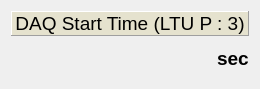
  <widget class="QWidget" name="layoutWidget" >
   <property name="geometry" >
    <rect>
     <x>545</x>
     <y>84</y>
     <width>260</width>
     <height>74</height>
    </rect>
   </property>
   <layout class="QVBoxLayout" >
    <property name="spacing" >
     <number>2</number>
    </property>
    <item>
     <widget class="QLabel" name="label_23" >
      <property name="palette" >
       <palette>
        <active>
         <colorrole role="Base" >
          <brush brushstyle="SolidPattern" >
           <color alpha="255" >
            <red>255</red>
            <green>255</green>
            <blue>127</blue>
           </color>
          </brush>
         </colorrole>
         <colorrole role="Window" >
          <brush brushstyle="SolidPattern" >
           <color alpha="255" >
            <red>229</red>
            <green>226</green>
            <blue>206</blue>
           </color>
          </brush>
         </colorrole>
        </active>
        <inactive>
         <colorrole role="Base" >
          <brush brushstyle="SolidPattern" >
           <color alpha="255" >
            <red>255</red>
            <green>255</green>
            <blue>255</blue>
           </color>
          </brush>
         </colorrole>
         <colorrole role="Window" >
          <brush brushstyle="SolidPattern" >
           <color alpha="255" >
            <red>229</red>
            <green>226</green>
            <blue>206</blue>
           </color>
          </brush>
         </colorrole>
        </inactive>
        <disabled>
         <colorrole role="Base" >
          <brush brushstyle="SolidPattern" >
           <color alpha="255" >
            <red>229</red>
            <green>226</green>
            <blue>206</blue>
           </color>
          </brush>
         </colorrole>
         <colorrole role="Window" >
          <brush brushstyle="SolidPattern" >
           <color alpha="255" >
            <red>229</red>
            <green>226</green>
            <blue>206</blue>
           </color>
          </brush>
         </colorrole>
        </disabled>
       </palette>
      </property>
      <property name="font" >
       <font>
        <pointsize>14</pointsize>
        <weight>50</weight>
        <bold>false</bold>
       </font>
      </property>
      <property name="autoFillBackground" >
       <bool>true</bool>
      </property>
      <property name="frameShape" >
       <enum>QFrame::Panel</enum>
      </property>
      <property name="frameShadow" >
       <enum>QFrame::Raised</enum>
      </property>
      <property name="text" >
       <string>DAQ Start Time (LTU P : 3)</string>
      </property>
      <property name="alignment" >
       <set>Qt::AlignCenter</set>
      </property>
     </widget>
    </item>
    <item>
     <layout class="QHBoxLayout" >
      <item>
       <widget class="CADisplayer" name="CADisplayer_2" >
        <property name="sizePolicy" >
         <sizepolicy vsizetype="Preferred" hsizetype="Expanding" >
          <horstretch>0</horstretch>
          <verstretch>0</verstretch>
         </sizepolicy>
        </property>
        <property name="minimumSize" >
         <size>
          <width>150</width>
          <height>40</height>
         </size>
        </property>
        <property name="maximumSize" >
         <size>
          <width>300</width>
          <height>16777215</height>
         </size>
        </property>
        <property name="font" >
         <font>
          <pointsize>14</pointsize>
         </font>
        </property>
        <property name="nuformat" stdset="0" >
         <enum>CADisplayer::RealFour</enum>
        </property>
        <property name="pvname" >
         <string>ECH_DAQ_START_TIME</string>
        </property>
        <property name="lineWidth" stdset="0" >
         <number>0</number>
        </property>
       </widget>
      </item>
      <item>
       <widget class="QLabel" name="label_24" >
        <property name="font" >
         <font>
          <pointsize>14</pointsize>
          <weight>75</weight>
          <bold>true</bold>
         </font>
        </property>
        <property name="layoutDirection" >
         <enum>Qt::LeftToRight</enum>
        </property>
        <property name="text" >
         <string>sec</string>
        </property>
        <property name="alignment" >
         <set>Qt::AlignLeading|Qt::AlignLeft|Qt::AlignVCenter</set>
        </property>
       </widget>
      </item>
     </layout>
    </item>
   </layout>
  </widget>
